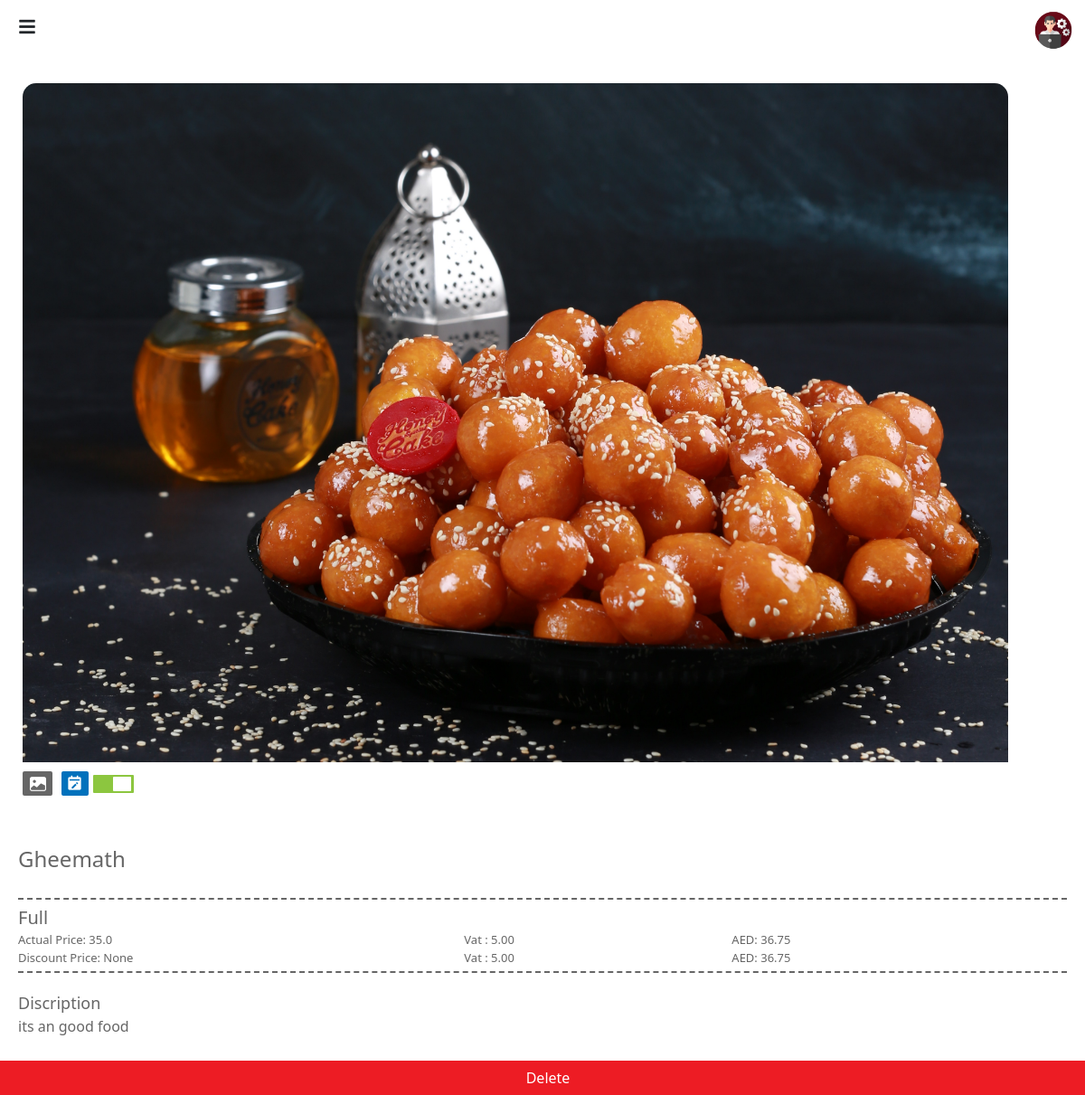
The page /product/52/ (signed in) on the database its author committed.
### adminapp/models.py (models this page shows, shortened)
class Product(models.Model):
    name = models.CharField(max_length=100)
    category = models.ManyToManyField(Category)
    image = models.ImageField(upload_to='product_image', null=True)
    description = models.CharField(max_length=100, null=True)
    availability = models.BooleanField(default=False)

class ProductPrice(models.Model):
    product = models.ForeignKey(Product, on_delete=models.CASCADE)
    name = models.CharField(max_length=50)
    actual_price = models.FloatField()
    discount_price = models.FloatField(null=True, blank=True)
    tax = models.DecimalField(max_digits=5, decimal_places=2)
    def calculate_actual_price_with_tax(self):
        price = self.actual_price
        tax_amount = Decimal(price) * Decimal(self.tax) / 100
        actual_price_with_tax = Decimal(price) + tax_amount
        return actual_price_with_tax
    def calculate_discount_price_with_tax(self):
        if self.discount_price is not None:  # Check if discount price is available
            price = self.discount_price
        else:
            price = self.actual_price
        tax_amount = Decimal(price) * Decimal(self.tax) / 100
        discount_price_with_tax = Decimal(price) + tax_amount
        return discount_price_with_tax

### adminapp/views.py (the view)
# urls.py: path('product/<int:product_id>/', views.product_detail, name='product_detail'),
@login_required
def product_detail(request, product_id):
    product = get_object_or_404(Product, pk=product_id)
    product_prices = product.productprice_set.all()
    for price in product_prices:
        price.actual_price_with_tax = price.calculate_actual_price_with_tax()
        price.discount_price_with_tax = price.calculate_discount_price_with_tax()
    return render(request, 'product_detail.html', {'product': product, 'product_prices': product_prices})

### adminapp/templates/product_detail.html (shortened to what this page needs)
<!DOCTYPE html>
{% load static %}
<html lang="en">
<head>
    <link href="https://cdn.jsdelivr.net/npm/bootstrap@5.3.0-alpha3/dist/css/bootstrap.min.css" rel="stylesheet">
    <link rel="stylesheet" href="https://cdn.jsdelivr.net/npm/bootstrap-icons@1.10.5/font/bootstrap-icons.css">
    <link href='https://unpkg.com/boxicons@2.1.4/css/boxicons.min.css' rel='stylesheet'>
	<link rel="stylesheet" href="https://cdnjs.cloudflare.com/ajax/libs/font-awesome/5.15.4/css/all.min.css">
	<link rel="stylesheet" href="{% static 'css/product-detail.css' %}">
	<link rel="stylesheet" href="{% static 'css/animated.css' %}">
</head>
<body>
    <header>
        <div class="menu-icon" id="menuIcon">
            <i class="fas fa-bars"></i>
        </div>
        <div class="admin-profile">
            <img src="{% static 'images/admin.png' %}" alt="Image" width="50px" style="padding-top: 10px; margin-right: 10px;">
        </div>
    </header>
	<div class="container ">
		<div class="row">
		  	<div class="col-12 zoomIn">
				<div class="product-image">
					<img src="{{ product.image.url }}" alt="" class="centered-image">
				</div>
		  	</div>
		  	<div class="col-12 fade-in-left">
				<div class="buttons">
					<span>
						<a href="{% url 'edit_product_image' product_id=product.id %}" style="text-decoration: none;">
							<i class='bi bi-image-fill' style="background-color: #666666; color: #fff; padding-top: 1px;
																	padding-bottom: 2px; padding-left: 8px; padding-right: 7px;
																	border-radius: 2px; font-size: 18px;">
							</i>
						</a>
					</span>
					<span style="padding-left: 10px;">
						<a href="{% url 'edit_product' product.id %}" style="text-decoration: none;">
							<i class='bx bxs-calendar-edit' style="background-color: #0071bc; color: #fff; padding-top: 3px;
																	padding-bottom: 5px; padding-left: 5px; padding-right: 6px;
																	border-radius: 2px; font-size: 19px;">
							</i>
						</a>
					</span>
					<span style="padding-left: 5px;">
						<label class="switch">
							<span class="slider round"></span>
						</label>
					</span>
				</div>
		  	</div>
		</div>
	</div>
	<div class="items fade-up">
		<div class="product-name" >
			<h4>{{ product.name }}</h4>
		</div>
		{% for price in product_prices %}
			<div  class="price-name">
				{{ price.name }}
			</div>
			<div class="row" style="font-size: 13px; color: #666666;">
				<div class="col-5">
					<span>Actual Price: {{ price.actual_price }}</span>
				</div>
				<div class="col-3">
					<span>Vat :</span> <span>{{ price.tax }}</span>
				</div>
				<div class="col-4" style="font-weight: 500;">
					<span>AED:</span> <span>{{ price.actual_price_with_tax }}</span>
				</div>
			</div>
			<div class="row" style="font-size: 13px; padding-bottom: 5px; color: #666666;">
				<div class="col-5">
					<span>Discount Price: {{ price.discount_price }}</span>
				</div>
				<div class="col-3">
					<span>Vat :</span> <span>{{ price.tax }}</span>
				</div>
				<div class="col-4" style="font-weight: 500;">
					<span>AED:</span> <span>{{ price.discount_price_with_tax }}</span>
				</div>
			</div>
		{% endfor %}
		<div class="discription">
			<div style=" font-size: 18px; font-weight: 400;">Discription</div>
			<p>{{ product.description }}</p>
		</div>
	</div>
	<br>
	<br>
	<div class="delete-button">
		<a href="{% url 'product_delete' product.id %}" onclick="return confirm('Are you sure you want to cancel this order ?')">
			<button class="btn delete">
				Delete
			</button>
		</a>
	</div>
</body>
</html>

### static/css/product-detail.css (style rules this page uses)
body { margin: 0; padding: 0; }
.menu-icon { display: flex; justify-content: center; align-items: center; width: 40px; height: 30px; cursor: pointer; position: fixed; top: 15px; left: 10px; z-index: 100; }
.menu-icon i { font-size: 20px; }
.admin-profile { display: flex; justify-content: end; }
.container { padding: 25px; }
.product-image { display: flex; justify-content: center; margin-top: 10px; }
.centered-image { border-top-left-radius: 15px; border-top-right-radius: 15px; width: 50%; }
@media (max-width: 1300px) { .centered-image { width: 100%; } }
.switch { position: relative; display: inline-block; width: 45px; height: 20px; margin-top: 4px; }
.slider { position: absolute; cursor: pointer; top: 0; left: 0; right: 0; bottom: 0; background-color: #ccc; border-radius: 1px; transition: .4s; }
.slider:before { position: absolute; content: ""; height: 16px; width: 20px; left: 2px; bottom: 2px; background-color: white; border-radius: 1px; transition: .4s; }
input:checked + .slider { background-color: #8cc63f; }
input:checked + .slider:before { transform: translateX(20px); }
.buttons { margin-top: 10px; display: flex; justify-content: center; }
.container { margin-left: 230px; }
@media (max-width:1300px) { .buttons { display: flex; justify-content: flex-start; } }
@media (max-width:1300px) { .container { margin-left: 0px; } }
.product-name { margin-top: 10px; color: #666666; padding-top: 20px; padding-bottom: 20px; }
.discription { border-top: dashed; padding-top: 20px; border-top-width: 2px; border-color: #666666; color: #666666; }
.price-name { font-size: 20px; font-weight: 500; color: #666666; border-top: dashed; border-top-width: 2px; border-color: #666666; padding-top: 5px; }
.delete-button { margin-left: 250px; }
.delete-button a { text-decoration: none; }
.delete { display: flex; justify-content: center; position: fixed; bottom: 0; color: #fff; background-color: #ed1c24; width: 100%; border-radius: 0px; padding-right: 155px; }
.items { margin-left: 280px; margin-right: 20px; }
@media (max-width:1300px) { .delete { padding-right: 0px; } }
@media (max-width:1300px) { .items { margin-left: 20px; margin-right: 20px; } }
@media (max-width:1300px) { .delete-button { margin-left: 0px; } }

### rows shown on the page
Product: image (picture), name "Gheemath", description "its an good food"
ProductPrice: name "Full", actual_price "35.0", tax "5.00", actual_price_with_tax "36.75", discount_price "None", discount_price_with_tax "36.75"
